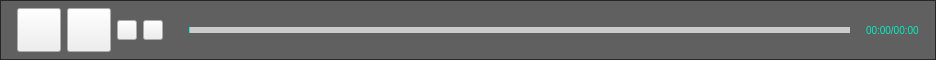
<?xml version="1.0" encoding="UTF-8"?>
<ui version="4.0">
 <class>controls</class>
 <widget class="QWidget" name="controls">
  <property name="geometry">
   <rect>
    <x>0</x>
    <y>0</y>
    <width>936</width>
    <height>60</height>
   </rect>
  </property>
  <property name="minimumSize">
   <size>
    <width>0</width>
    <height>60</height>
   </size>
  </property>
  <property name="maximumSize">
   <size>
    <width>16777215</width>
    <height>60</height>
   </size>
  </property>
  <property name="windowTitle">
   <string>Form</string>
  </property>
  <layout class="QHBoxLayout" name="horizontalLayout">
   <property name="spacing">
    <number>0</number>
   </property>
   <property name="leftMargin">
    <number>0</number>
   </property>
   <property name="topMargin">
    <number>0</number>
   </property>
   <property name="rightMargin">
    <number>0</number>
   </property>
   <property name="bottomMargin">
    <number>0</number>
   </property>
   <item>
    <widget class="QFrame" name="frame">
     <property name="minimumSize">
      <size>
       <width>0</width>
       <height>60</height>
      </size>
     </property>
     <property name="maximumSize">
      <size>
       <width>16777215</width>
       <height>60</height>
      </size>
     </property>
     <property name="styleSheet">
      <string notr="true">#frame
{
	background-color: rgba(0, 0, 0, 0.6);
}</string>
     </property>
     <property name="frameShape">
      <enum>QFrame::StyledPanel</enum>
     </property>
     <property name="frameShadow">
      <enum>QFrame::Raised</enum>
     </property>
     <layout class="QHBoxLayout" name="horizontalLayout_2">
      <property name="spacing">
       <number>6</number>
      </property>
      <property name="leftMargin">
       <number>16</number>
      </property>
      <property name="topMargin">
       <number>0</number>
      </property>
      <property name="rightMargin">
       <number>16</number>
      </property>
      <property name="bottomMargin">
       <number>0</number>
      </property>
      <item>
       <widget class="QPushButton" name="pushButton_play">
        <property name="minimumSize">
         <size>
          <width>44</width>
          <height>44</height>
         </size>
        </property>
        <property name="maximumSize">
         <size>
          <width>44</width>
          <height>44</height>
         </size>
        </property>
        <property name="cursor">
         <cursorShape>PointingHandCursor</cursorShape>
        </property>
        <property name="styleSheet">
         <string notr="true">#pushButton_play
{
	border-image: url(:/musicPlayer/image/musicPlayer/play.png);
}

#pushButton_play:unchecked
{  
	border-image: url(:/musicPlayer/image/musicPlayer/play.png);
}  
  
#pushButton_play:checked
{ 
	border-image: url(:/musicPlayer/image/musicPlayer/pause.png);
}</string>
        </property>
        <property name="checkable">
         <bool>true</bool>
        </property>
       </widget>
      </item>
      <item>
       <widget class="QPushButton" name="pushButton_next">
        <property name="minimumSize">
         <size>
          <width>44</width>
          <height>44</height>
         </size>
        </property>
        <property name="maximumSize">
         <size>
          <width>44</width>
          <height>44</height>
         </size>
        </property>
        <property name="cursor">
         <cursorShape>PointingHandCursor</cursorShape>
        </property>
        <property name="styleSheet">
         <string notr="true">border-image: url(:/musicPlayer/image/musicPlayer/next.png);</string>
        </property>
       </widget>
      </item>
      <item>
       <widget class="QPushButton" name="pushButton_volum">
        <property name="minimumSize">
         <size>
          <width>20</width>
          <height>20</height>
         </size>
        </property>
        <property name="maximumSize">
         <size>
          <width>20</width>
          <height>20</height>
         </size>
        </property>
        <property name="cursor">
         <cursorShape>PointingHandCursor</cursorShape>
        </property>
        <property name="styleSheet">
         <string notr="true">border-image: url(:/musicPlayer/image/musicPlayer/shengyin.png);</string>
        </property>
       </widget>
      </item>
      <item>
       <widget class="QPushButton" name="pushButton_cycle">
        <property name="minimumSize">
         <size>
          <width>20</width>
          <height>20</height>
         </size>
        </property>
        <property name="maximumSize">
         <size>
          <width>20</width>
          <height>20</height>
         </size>
        </property>
        <property name="cursor">
         <cursorShape>PointingHandCursor</cursorShape>
        </property>
        <property name="styleSheet">
         <string notr="true">#pushButton_cycle
{
	border-image: url(:/musicPlayer/image/musicPlayer/xunhuan.png);
}

#pushButton_cycle:unchecked
{  
	border-image: url(:/musicPlayer/image/musicPlayer/xunhuan.png);
}  
  
#pushButton_cycle:checked
{ 
	border-image: url(:/musicPlayer/image/musicPlayer/danqu.png);
}</string>
        </property>
        <property name="checkable">
         <bool>true</bool>
        </property>
       </widget>
      </item>
      <item>
       <spacer name="horizontalSpacer">
        <property name="orientation">
         <enum>Qt::Horizontal</enum>
        </property>
        <property name="sizeType">
         <enum>QSizePolicy::Fixed</enum>
        </property>
        <property name="sizeHint" stdset="0">
         <size>
          <width>20</width>
          <height>20</height>
         </size>
        </property>
       </spacer>
      </item>
      <item>
       <widget class="CustomSlider" name="slider_progress">
        <property name="sizePolicy">
         <sizepolicy hsizetype="Expanding" vsizetype="Preferred">
          <horstretch>0</horstretch>
          <verstretch>0</verstretch>
         </sizepolicy>
        </property>
        <property name="cursor">
         <cursorShape>PointingHandCursor</cursorShape>
        </property>
        <property name="styleSheet">
         <string notr="true">QSlider
{
    border-color: rgba(52,7,91,100%);
}

QSlider::groove:horizontal 
{ 
	background: #cbcbcb;    
	height: 6px; 
	left: 0px; 
	right: 0px; 
	border:0px;            
	border-radius:6px; 
} 

QSlider::sub-page:horizontal 
{  
	background: qlineargradient(x1:0, y1:0, x2:0, y2:1,stop:0 #0EF2D1, stop:1 #0EF2D1);  
	background: qlineargradient(x1: 0, y1: 0.2, x2: 1, y2: 1,stop: 0 #0EF2D1, stop: 1 #0EF2D1);
	border-radius: 2px;  
} 

QSlider::add-page:horizontal 
{    
	background: #cbcbcb; 
	hegiht: 4px;  
	border-radius: 2px;  
}

QSlider::handle:horizontal   
{     
	border-image: url(:/musicPlayer/image/musicPlayer/yuan.png);
    margin: -2px -4px -2px 0px; 
	width:  10px; 
	height: 10px; 
} </string>
        </property>
        <property name="value">
         <number>0</number>
        </property>
        <property name="orientation">
         <enum>Qt::Horizontal</enum>
        </property>
       </widget>
      </item>
      <item>
       <spacer name="horizontalSpacer_2">
        <property name="orientation">
         <enum>Qt::Horizontal</enum>
        </property>
        <property name="sizeType">
         <enum>QSizePolicy::Fixed</enum>
        </property>
        <property name="sizeHint" stdset="0">
         <size>
          <width>10</width>
          <height>20</height>
         </size>
        </property>
       </spacer>
      </item>
      <item>
       <widget class="QLabel" name="label_volumNum">
        <property name="styleSheet">
         <string notr="true">#label_volumNum
{
font-size: 10px;
font-family: 微软雅黑;
color: #01EEC3;
}</string>
        </property>
        <property name="text">
         <string>00:00/00:00</string>
        </property>
       </widget>
      </item>
     </layout>
    </widget>
   </item>
  </layout>
 </widget>
 <customwidgets>
  <customwidget>
   <class>CustomSlider</class>
   <extends>QSlider</extends>
   <header>customslider.h</header>
  </customwidget>
 </customwidgets>
 <resources>
  <include location="../../MediaPlayer.qrc"/>
 </resources>
 <connections/>
</ui>
